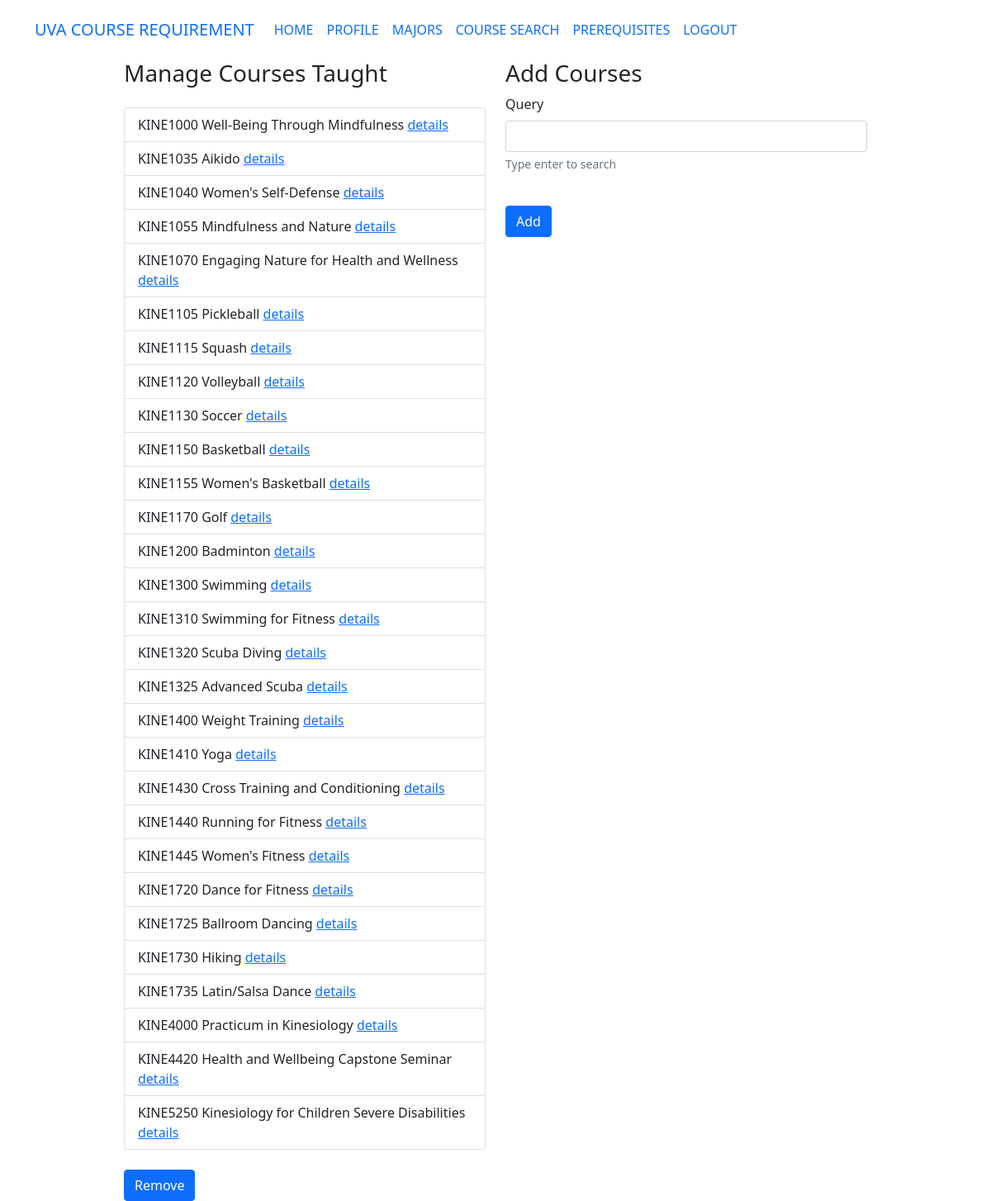
Screenshot of /course_management.php (signed in) with the database file from the repository.
### tables this page shows
CREATE TABLE teach (
     computing_id VARCHAR(9) NOT NULL,
     course_id VARCHAR(10) NOT NULL,
     FOREIGN KEY (course_id) REFERENCES Course(course_id),
     FOREIGN KEY (computing_id) REFERENCES UVA_People(computing_id),
     PRIMARY KEY (computing_id, course_id)
);

CREATE TABLE Course (
    course_id VARCHAR(10) PRIMARY KEY,
    name VARCHAR(100) NOT NULL,
    description VARCHAR(2000) NOT NULL,
    semester VARCHAR(50) NOT NULL,
    credit INT NOT NULL
);

### utils/session_start.php (called while the page is built, shortened)
<?php
$id = $_SESSION['computing_id'];
function is_professor() {
    return $_SESSION['type'] === 'professor';
}
?>

### course_management.php (the view, shortened to what this page needs)
<!DOCTYPE html>
<html lang="en">
<?php
require_once "db_utils.php";
require_once "utils/session_start.php";
?>
<head>
    <link href="https://cdn.jsdelivr.net/npm/bootstrap@5.1.3/dist/css/bootstrap.min.css" rel="stylesheet">
</head>
<body class="w-75 mx-auto mt-4">
    <?php include "bar.php" ?>
    <div class="row">
        <div class="col-md-6">
            <?php if (!is_professor()) { ?>
                <h3>Courses Taken</h3>
                <div class="list-group mt-4" id="takenList" style="max-height: 45vh; overflow-y:auto">
                    <?php
                    $q = $db->query("SELECT course_id, name, option_name from taken NATURAL JOIN Course WHERE computing_id='$id'");
                    while ($row = $q->fetch()) {
                    ?>
                        <li class="list-group-item list-group-item-action" onclick="listOnClick(this, 'remove_from_taken', '<?php echo $row['course_id'] ?>')">
                            <?php
                            echo $row['course_id'] . ' ' . $row['name'];
                            if (!is_professor()) {
                                echo " ({$row['option_name']})";
                            }
                            ?>
                            <a href="course_detail.php?course_id=<?php echo $row['course_id']; ?>">details</a>
                        </li>
                    <?php
                    }
                    ?>
                </div>
                <button class="btn btn-primary mt-4" onclick="addDrop('remove_from_taken')">Remove from Taken</button>
                <h3 class="mt-4">Drop Courses</h3>
            <?php } else { ?>
                <h3>Manage Courses Taught</h3>
            <?php } ?>
            <div class="list-group mt-4" id="takesList">
                <?php
                require_once "db_utils.php";
                require_once "utils/session_start.php";
                if (is_professor()) {
                    $q = $db->query("SELECT course_id, name from teach NATURAL JOIN Course WHERE computing_id='$id'");
                } else {
                    $q = $db->query("SELECT course_id, name, option_name from takes NATURAL JOIN Course WHERE computing_id='$id'");
                }
                while ($row = $q->fetch()) {
                ?>
                    <li class="list-group-item list-group-item-action" onclick="listOnClick(this, 'drop', '<?php echo $row['course_id'] ?>')">
                        <?php
                        echo $row['course_id'] . ' ' . $row['name'];
                        ?>
                        <a href="course_detail.php?course_id=<?php echo $row['course_id']; ?>">details</a>
                    </li>
                <?php
                }
                ?>
            </div>
            <button class="btn btn-primary mt-4" onclick="addDrop('drop')">
                <?php echo is_professor() ? 'Remove' : 'Drop'; ?>
            </button>
        </div>
        <div class="col-md-6">
            <h3>Add Courses</h3>
            <div class="mb-3">
                <label for="query" class="form-label">Query</label>
                <input type="text" class="form-control" id="query">
                <div id="emailHelp" class="form-text">Type enter to search</div>
            </div>
            <?php if (is_professor()) { ?>
                <button class="btn btn-primary mt-4" onclick="addDrop('add')">Add</button>
            <?php } ?>
        </div>
    </div>
</body>
</html>

### rows the page displays
teach: course "KINE1000", course.name "Well-Being Through Mindfulness"
teach: course "KINE1035", course.name "Aikido"
teach: course "KINE1040", course.name "Women's Self-Defense"
teach: course "KINE1055", course.name "Mindfulness and Nature"
teach: course "KINE1070", course.name "Engaging Nature for Health and Wellness"
teach: course "KINE1105", course.name "Pickleball"
teach: course "KINE1115", course.name "Squash"
teach: course "KINE1120", course.name "Volleyball"
teach: course "KINE1130", course.name "Soccer"
teach: course "KINE1150", course.name "Basketball"
teach: course "KINE1155", course.name "Women's Basketball"
teach: course "KINE1170", course.name "Golf"
teach: course "KINE1200", course.name "Badminton"
teach: course "KINE1300", course.name "Swimming"
teach: course "KINE1310", course.name "Swimming for Fitness"
teach: course "KINE1320", course.name "Scuba Diving"
teach: course "KINE1325", course.name "Advanced Scuba"
teach: course "KINE1400", course.name "Weight Training"
teach: course "KINE1410", course.name "Yoga"
teach: course "KINE1430", course.name "Cross Training and Conditioning"
teach: course "KINE1440", course.name "Running for Fitness"
teach: course "KINE1445", course.name "Women's Fitness"
teach: course "KINE1720", course.name "Dance for Fitness"
teach: course "KINE1725", course.name "Ballroom Dancing"
teach: course "KINE1730", course.name "Hiking"
teach: course "KINE1735", course.name "Latin/Salsa Dance"
teach: course "KINE4000", course.name "Practicum in Kinesiology"
teach: course "KINE4420", course.name "Health and Wellbeing Capstone Seminar"
teach: course "KINE5250", course.name "Kinesiology for Children Severe Disabilities"
